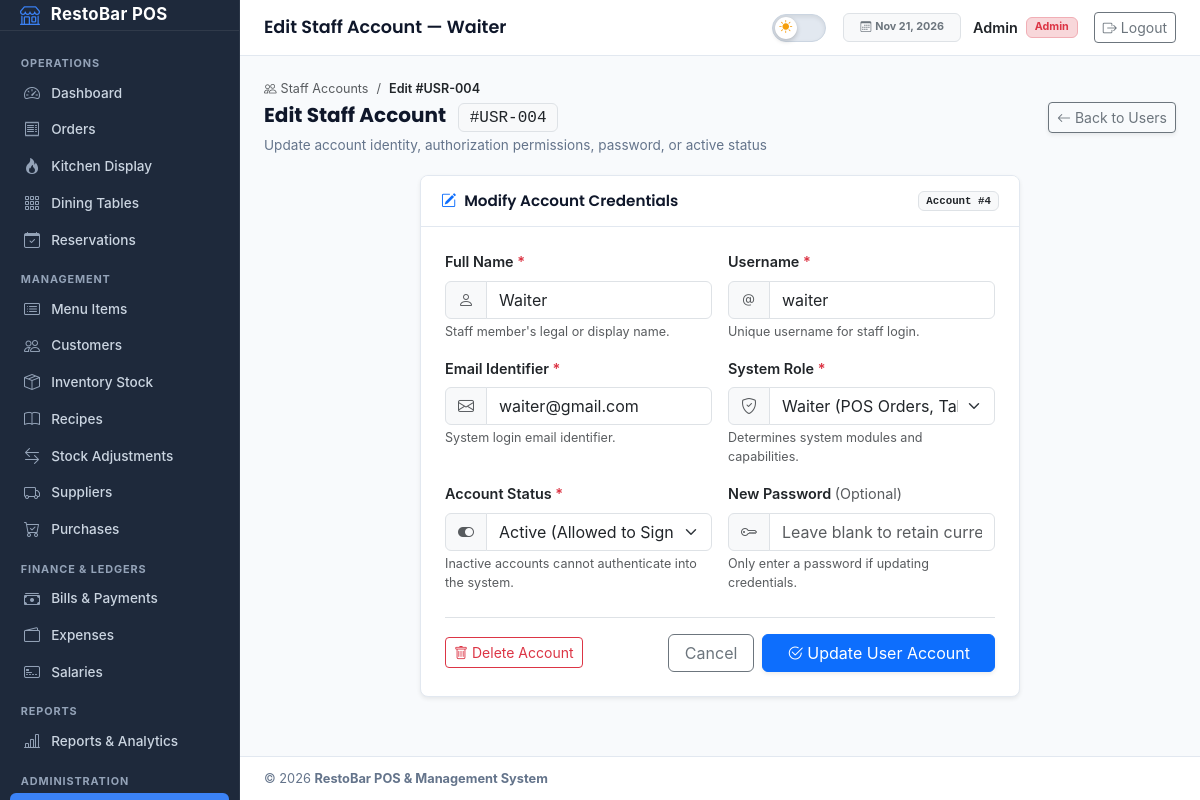
The page /users/edit.php?id=4 (signed in) on the database its author committed.
### tables this page shows
CREATE TABLE `users` (
  `id` int(11) NOT NULL,
  `name` varchar(100) NOT NULL,
  `username` varchar(100) NOT NULL,
  `email` varchar(150) NOT NULL,
  `password` varchar(255) NOT NULL,
  `role` enum('admin','waiter','kitchen') NOT NULL DEFAULT 'waiter',
  `is_active` tinyint(1) NOT NULL DEFAULT 1,
  `created_at` timestamp NOT NULL DEFAULT current_timestamp()
);

### users/edit.php (the view, shortened to what this page needs)
<?php
require_once "../includes/role.php";
$id = (int) ($_GET["id"] ?? 0);
$sql = "SELECT id, name, username, email, role, is_active
        FROM users
        WHERE id = ?";
$stmt = mysqli_prepare($conn, $sql);
mysqli_stmt_bind_param($stmt, "i", $id);
mysqli_stmt_execute($stmt);
$result = mysqli_stmt_get_result($stmt);
$user = mysqli_fetch_assoc($result);
$is_current_user = isset($_SESSION["user_id"]) && $_SESSION["user_id"] == $id;
require_once "../includes/header.php";
?>
<div class="page-header-bar">
    <div>
        <div class="d-flex align-items-center gap-2 mb-1">
            <a href="index.php" class="text-muted small text-decoration-none">
                <i class="bi bi-people me-1"></i>Staff Accounts
            </a>
            <span class="text-muted small">/</span>
            <span class="text-dark small fw-semibold">Edit #USR-<?php echo str_pad($user["id"], 3, '0', STR_PAD_LEFT); ?></span>
        </div>
        <h2 class="page-header-title">
            Edit Staff Account
            <span class="badge bg-light text-dark border font-monospace fs-6 fw-normal ms-2">
                #USR-<?php echo str_pad($user["id"], 3, '0', STR_PAD_LEFT); ?>
            </span>
        </h2>
        <p class="page-header-subtitle">Update account identity, authorization permissions, password, or active status</p>
    </div>
    <div class="d-flex align-items-center gap-2">
        <a href="index.php" class="btn btn-outline-secondary btn-sm d-inline-flex align-items-center gap-1 shadow-sm">
            <i class="bi bi-arrow-left"></i>
            <span>Back to Users</span>
        </a>
    </div>
</div>
<div class="row justify-content-center">
    <div class="col-12 col-lg-8">
        <div class="pos-card shadow-sm">
            <div class="pos-card-header d-flex justify-content-between align-items-center">
                <span class="pos-card-title">
                    <i class="bi bi-pencil-square text-primary me-2"></i>Modify Account Credentials
                </span>
                <span class="badge bg-light text-dark border font-monospace">
                    Account #<?php echo $user["id"]; ?>
                </span>
            </div>
            <div class="pos-card-body p-4">
                <form method="POST" action="edit.php?id=<?php echo $user["id"]; ?>">
                    <div class="row g-3 mb-3">
                        <div class="col-12 col-md-6">
                            <label class="form-label fw-semibold text-dark">
                                Full Name <span class="text-danger">*</span>
                            </label>
                            <div class="input-group">
                                <span class="input-group-text bg-light text-muted">
                                    <i class="bi bi-person"></i>
                                </span>
                                <input type="text"
                                       name="name"
                                       class="form-control"
                                       value="<?php echo htmlspecialchars($user["name"]); ?>"
                                       required>
                            </div>
                            <div class="form-text">Staff member's legal or display name.</div>
                        </div>
                        <div class="col-12 col-md-6">
                            <label class="form-label fw-semibold text-dark">
                                Username <span class="text-danger">*</span>
                            </label>
                            <div class="input-group">
                                <span class="input-group-text bg-light text-muted">
                                    <i class="bi bi-at"></i>
                                </span>
                                <input type="text"
                                       name="username"
                                       class="form-control"
                                       value="<?php echo htmlspecialchars($user["username"] ?? ""); ?>"
                                       required>
                            </div>
                            <div class="form-text">Unique username for staff login.</div>
                        </div>
                    </div>
                    <div class="row g-3 mb-3">
                        <div class="col-12 col-md-6">
                            <label class="form-label fw-semibold text-dark">
                                Email Identifier <span class="text-danger">*</span>
                            </label>
                            <div class="input-group">
                                <span class="input-group-text bg-light text-muted">
                                    <i class="bi bi-envelope"></i>
                                </span>
                                <input type="email"
                                       name="email"
                                       class="form-control"
                                       value="<?php echo htmlspecialchars($user["email"]); ?>"
                                       required>
                            </div>
                            <div class="form-text">System login email identifier.</div>
                        </div>
                        <div class="col-12 col-md-6">
                            <label class="form-label fw-semibold text-dark">
                                System Role <span class="text-danger">*</span>
                            </label>
                            <div class="input-group">
                                <span class="input-group-text bg-light text-muted">
                                    <i class="bi bi-shield-check"></i>
                                </span>
                                <select name="role" class="form-select" required>
                                    <option value="waiter" <?php echo ($user["role"] === "waiter") ? "selected" : ""; ?>>
                                        Waiter (POS Orders, Tables &amp; Guests)
                                    </option>
                                </select>
                            </div>
                            <div class="form-text">Determines system modules and capabilities.</div>
                        </div>
                    </div>
                    <div class="row g-3 mb-4">
                        <div class="col-12 col-md-6">
                            <label class="form-label fw-semibold text-dark">
                                Account Status <span class="text-danger">*</span>
                            </label>
                            <div class="input-group">
                                <span class="input-group-text bg-light text-muted">
                                    <i class="bi bi-toggle-on"></i>
                                </span>
                                <select name="is_active" class="form-select" required>
                                    <option value="1" <?php echo ($user["is_active"] == 1) ? "selected" : ""; ?>>
                                        Active (Allowed to Sign In)
                                    </option>
                                </select>
                            </div>
                            <div class="form-text">Inactive accounts cannot authenticate into the system.</div>
                        </div>
                        <div class="col-12 col-md-6">
                            <label class="form-label fw-semibold text-dark">
                                New Password <span class="text-muted fw-normal">(Optional)</span>
                            </label>
                            <div class="input-group">
                                <span class="input-group-text bg-light text-muted">
                                    <i class="bi bi-key"></i>
                                </span>
                                <input type="password"
                                       name="password"
                                       class="form-control"
                                       placeholder="Leave blank to retain current">
                            </div>
                            <div class="form-text">Only enter a password if updating credentials.</div>
                        </div>
                    </div>
                    <div class="d-flex justify-content-between align-items-center pt-3 border-top">
                        <?php if ($is_current_user) { ?>
                            <span class="text-muted small fst-italic">
                                <i class="bi bi-info-circle me-1"></i>You cannot delete your own active account.
                            </span>
                        <?php } else { ?>
                            <button type="submit" form="deleteUserForm" class="btn btn-outline-danger btn-sm d-inline-flex align-items-center gap-1">
                                <i class="bi bi-trash"></i>
                                <span>Delete Account</span>
                            </button>
                        <?php } ?>
                        <div class="d-flex align-items-center gap-2">
                            <a href="index.php" class="btn btn-outline-secondary px-3">
                                Cancel
                            </a>
                            <button type="submit" class="btn btn-primary px-4 shadow-sm d-inline-flex align-items-center gap-1">
                                <i class="bi bi-check2-circle"></i>
                                <span>Update User Account</span>
                            </button>
                        </div>
                    </div>
                </form>
            </div>
        </div>
    </div>
</div>
<?php
require_once "../includes/footer.php";
?>

### assets/css/style.css (style rules this page uses)
:root { --pos-sidebar-width: 240px; --pos-topbar-height: 56px; --pos-accent: #3b82f6; --pos-accent-hover: #2563eb; --pos-brand: #1e293b; --pos-brand-dark: #0f172a; --pos-success: #10b981; --pos-warning: #f59e0b; --pos-danger: #ef4444; --pos-info: #0284c7; --app-bg: #f8fafc; --sidebar-bg: #1e293b; --sidebar-border: rgba(255, 255, 255, 0.08); --topbar-bg: #ffffff; --surface-bg: #ffffff; --surface-elevated: #ffffff; --input-bg: #ffffff; --border-color: #e2e8f0; --text-primary: #0f172a; --text-secondary: #334155; --text-muted: #64748b; --table-header-bg: #f8fafc; --table-row-bg: #ffffff; --table-hover-bg: #f1f5f9; --table-border: #e2e8f0; --pos-bg: var(--app-bg); --pos-surface: var(--surface-bg); --pos-border: var(--border-color); --pos-text: var(--text-primary); --pos-muted: var(--text-muted); }
body { background-color: var(--pos-bg); color: var(--pos-text); font-family: "Inter", sans-serif; font-size: 0.9rem; line-height: 1.5; margin: 0; padding: 0; -webkit-font-smoothing: antialiased; }
h1, h2, h3, h4, h5, h6, .page-header-title, .pos-card-title, .app-brand-title { font-family: "Poppins", sans-serif; }
.pos-card { background-color: var(--pos-surface); border: 1px solid var(--pos-border); border-radius: 8px; box-shadow: 0 1px 3px rgba(0, 0, 0, 0.04); margin-bottom: 1.5rem; overflow: hidden; }
.pos-card-header { padding: 0.85rem 1.25rem; border-bottom: 1px solid var(--pos-border); background-color: var(--pos-surface); display: flex; align-items: center; justify-content: space-between; }
.pos-card-title { font-size: 0.95rem; font-weight: 600; margin: 0; color: var(--pos-text); }
.pos-card-body { padding: 1.25rem; }
.page-header-bar { display: flex; align-items: center; justify-content: space-between; margin-bottom: 1.25rem; flex-wrap: wrap; gap: 0.75rem; }
.page-header-title { font-size: 1.25rem; font-weight: 700; margin: 0; color: var(--pos-text); }
.page-header-subtitle { font-size: 0.85rem; color: var(--pos-muted); margin: 0.15rem 0 0 0; }

### rows shown on the page
users: id "004", id "4", name "Waiter", username "waiter", email "waiter@gmail.com", role "Waiter (POS Orders, Tables & Guests)", is_active "Active (Allowed to Sign In)"

### other values the page prints
$page_title "Edit Staff Account — Waiter"
formatDate('now') "Nov 21, 2026"
$user_name "Admin"
$role "Admin"
